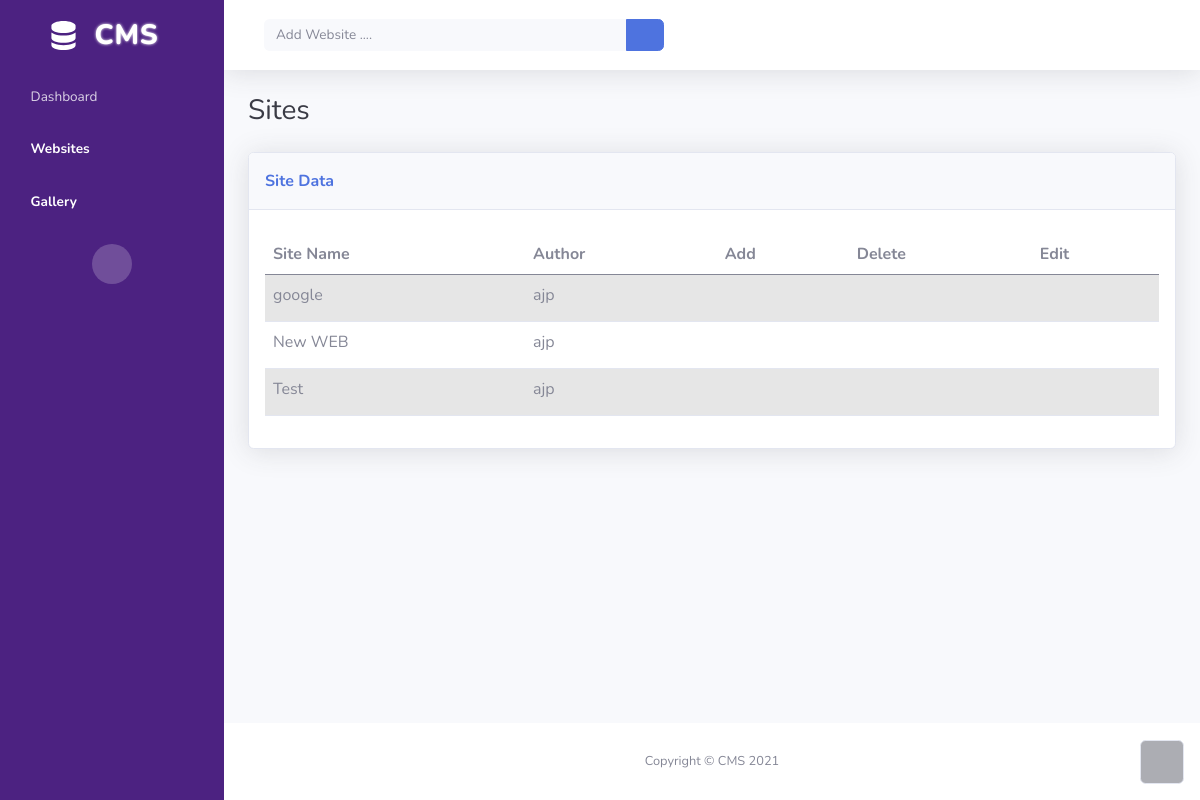
Screenshot of /activity/ (signed in) with the database file from the repository.
### webcore/models.py (models this page shows, shortened)
class website(models.Model):
    hname= models.CharField(max_length=1000)
    admin = models.ForeignKey(User,on_delete=models.CASCADE)

### webcore/views.py (the view)
# urls.py: path('activity/',views.show_all,name='activity'),
@never_cache
@login_required
def show_all(request):
    site=website.objects.filter(admin=request.user)
    pages= webpage.objects.filter(web__admin=request.user)
    return render(request,'table.html',{'site':site,'pages':pages})

### webcore/templates/table.html (shortened to what this page needs)
{% load static %}
<!DOCTYPE html>
<html>
<head>
    <link rel="stylesheet" href="{% static 'webcore/assets4/bootstrap/css/bootstrap.min.css' %}">
    <link rel="stylesheet" href="{% static 'webcore/assets4/fonts/fontawesome-all.min.css' %}">
    <link rel="stylesheet" href="{% static 'webcore/assets4/fonts/font-awesome.min.css' %}">
    <link rel="stylesheet" href="{% static 'webcore/assets4/fonts/ionicons.min.css' %}">
    <link rel="stylesheet" href="{% static 'webcore/assets4/fonts/material-icons.min.css' %}">
    <link rel="stylesheet" href="{% static 'webcore/assets4/fonts/fontawesome5-overrides.min.css' %}">
    <link rel="stylesheet" href="https://cdnjs.cloudflare.com/ajax/libs/animate.css/3.5.2/animate.min.css">
</head>
<body id="page-top">
    <div id="wrapper">
        <nav class="navbar navbar-dark align-items-start sidebar sidebar-dark accordion bg-gradient-primary p-0" style="background: rgb(76,34,129);">
            <div class="container-fluid d-flex flex-column p-0"><a class="navbar-brand d-flex justify-content-center align-items-center sidebar-brand m-0" href="#">
                    <div class="sidebar-brand-text mx-3"><span style="font-size: 28px;text-shadow: 0px 0px 3px;">CMS</span></div>
                </a>
                <ul class="navbar-nav text-light" id="accordionSidebar">
                    <li class="nav-item"><a class="nav-link" href="../home/"><i class="fas fa-tachometer-alt"></i><span>Dashboard</span></a></li>
                    <li class="nav-item"><a class="nav-link active" href="#"><i class="fas fa-table"></i><span>Websites</span></a><a class="nav-link active" href="#"><i class="fa fa-video-camera"></i><span>Gallery</span></a></li>
                </ul>
                <div class="text-center d-none d-md-inline"><button class="btn rounded-circle border-0" id="sidebarToggle" type="button"></button></div>
            </div>
        </nav>
        <div class="d-flex flex-column" id="content-wrapper">
            <div id="content">
                <nav class="navbar navbar-light navbar-expand bg-white shadow mb-4 topbar static-top">
                    <div class="container-fluid"><button class="btn btn-link d-md-none rounded-circle me-3" id="sidebarToggleTop" type="button"></button>
                        <form id="websiteform" class="d-none d-sm-inline-block me-auto ms-md-3 my-2 my-md-0 mw-100 navbar-search" action="{% url 'create-website' %}" method="POST" enctype="multipart/form-data">
                            <div class="input-group"><input id="hname" name="hname" class="bg-light form-control border-0 small" type="text" placeholder="Add Website ...."><button onclick="createnew()" class="btn btn-primary py-0" type="button"><i class="fab fa-weebly"></i></button></div>
                        </form>
                    </div>
                </nav>
                <div class="container-fluid">
                    <h3 class="text-dark mb-4">Sites</h3>
                    <div class="card shadow">
                        <div class="card-header py-3">
                            <p class="text-primary m-0 fw-bold">Site Data</p>
                        </div>
                        <div class="card-body">
                            <div class="table-responsive table mt-2" id="dataTable" role="grid" aria-describedby="dataTable_info">
                                <table class="table table-striped my-0" id="dataTable">
                                    <thead>
                                        <tr>
                                            <th>Site Name</th>
                                            <th>Author</th>
                                            <th>Add</th>
                                            <th>Delete</th>
                                            <th>Edit</th>
                                        </tr>
                                    </thead>
                                    <tbody>
                                        {% for i in site %}
                                        <tr style="height: 47px;width: 1091px;">
                                            <td>{{ i.hname }}</td>
                                            <td>{{ request.user }}</td>
                                            <td><a href="{% url 'testwrite' i.hname 0 %}"><i class="fa fa-plus-circle" style="font-size: 24px;width: 12.5781px;color: rgb(52,184,74);"></i></a></td>
                                            <td><i onclick="deleteweb('{{ i.hname }}')" class="fa fa-trash" style="font-size: 24px;width: 12.5781px;color: var(--bs-red);"></i></td>
                                            <td><a href="{% url 'objectinfo' i.hname %}"><i class="fa fa-gears" style="font-size: 24px;width: 12.5781px;color: var(--bs-primary);"></i></a></td>
                                        </tr>
                                        {% endfor %}
                                    </tbody>
                                </table>
                            </div>
                        </div>
                    </div>
                </div>
            </div>
            <footer class="bg-white sticky-footer">
                <div class="container my-auto">
                    <div class="text-center my-auto copyright"><span>Copyright © CMS 2021</span></div>
                </div>
            </footer>
        </div><a class="border rounded d-inline scroll-to-top" href="#page-top"><i class="fas fa-angle-up"></i></a>
    </div>
</body>
</html>

### rows the page displays
website: hname "google"
website: hname "New WEB"
website: hname "Test"

### other values shown
{{ request.user }} "ajp"
